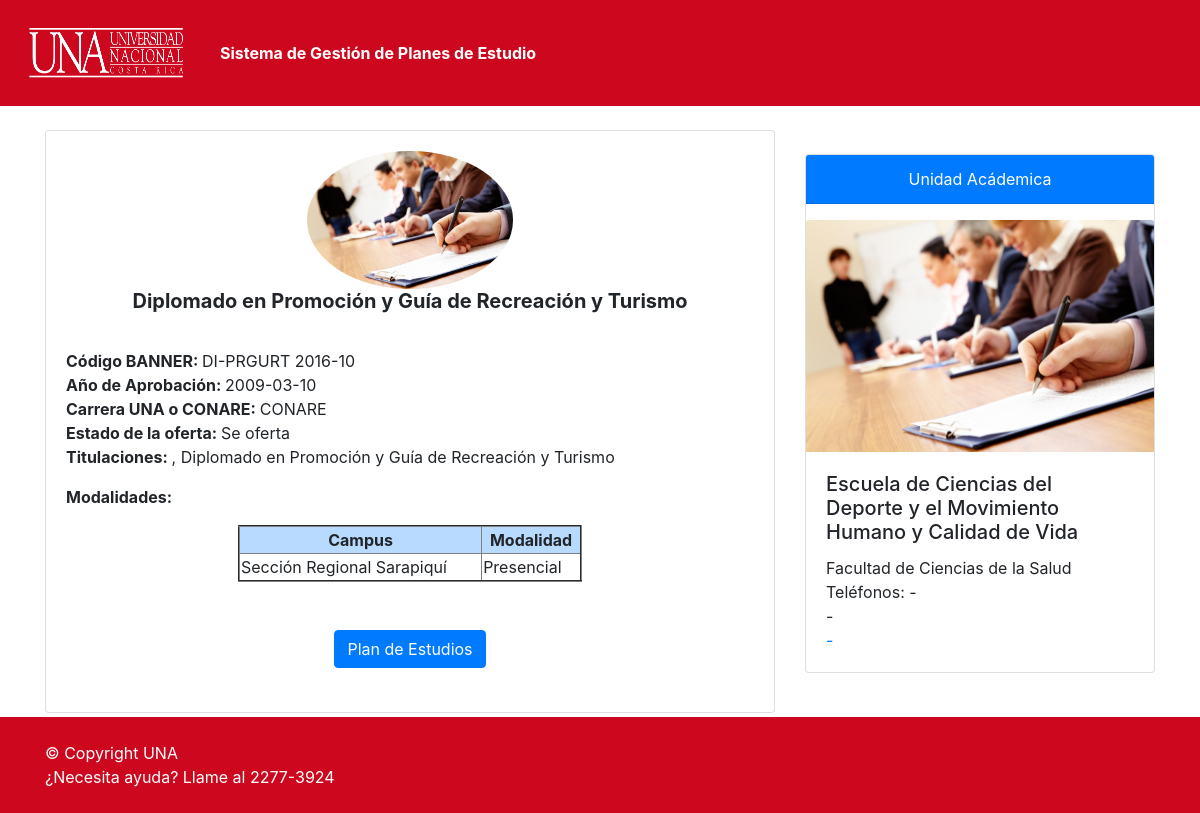
The app's page /plan.php?cod=15010102002019-10-03-18-41-19 with its own data.
### tables this page shows
CREATE TABLE `plan` (
  `RowID_Plan` varchar(255) NOT NULL,
  `PlanCd` int NOT NULL,
  `DefinicionPlanId` varchar(100) NOT NULL,
  `codigoRegistro` varchar(255) NOT NULL,
  `codigoBanner` varchar(50) NOT NULL, 
  `codigoBanner2` varchar(50) NULL,
  `nombrePlan` varchar(200) NOT NULL,
  `gradoAcademico` varchar(20) NOT NULL,
  `unidad_Academica` varchar(100) NOT NULL,
  `otras_universidades` varchar(30) NOT NULL,
  `tipo_carrera` varchar(8) NOT NULL,
  `tipoPlan` varchar(12) NOT NULL,
  `oferta` varchar(14) NOT NULL,
  `ComentarioOferta` text,
  `aprobacion` date NOT NULL,
  `redisenno` date NOT NULL,
  `ComentariosGenerales` text,
  `logo` varchar(255) NOT NULL default 'uploads/planesdeEstudio/curso2.jpg',
  `Usuario` varchar(30) DEFAULT NULL,
  `FechaCreacion` timestamp NULL DEFAULT CURRENT_TIMESTAMP,
  `HistoricoInd` varchar(1) NOT NULL DEFAULT 'N',
  `fecha_historico` date NULL,
  `declaracion_planTerminal` varchar(1) NOT NULL DEFAULT 'N'
);

CREATE TABLE `titulaciones` (
  `id` int NOT NULL auto_increment primary key,
  `nombre` varchar(250) NOT NULL NOT NULL,
  `tipo` varchar(100) DEFAULT NULL,
  `plan_cd` varchar(255) NOT NULL,
  `planId` int NOT NULL,
  `planAct` varchar(1) NOT NULL DEFAULT 'S'
);

CREATE TABLE `plan_campus` (
  `Id` int(11) NOT NULL,
  `plan_cd` varchar(50) NOT NULL,
  `campus_cd` int(20) NOT NULL,
  `EstadoPlan` varchar(10) DEFAULT NULL,
  `planId` int(255) NOT NULL,
  `planAct` varchar(1) NOT NULL DEFAULT 'Y'
);

CREATE TABLE `campus` (
  `Id` int(20) NOT NULL,
  `Campus` varchar(30) NOT NULL,
  `Notas` varchar(100) DEFAULT NULL
);

### includes/session.php (called while the page is built, shortened)
<?php
class Session {
 private $user_is_logged_in = false;
  public function isUserLoggedIn(){
    return $this->user_is_logged_in;
  }
  private function userLoginSetup()
  {
    if(isset($_SESSION['user_id']))
    {
      $this->user_is_logged_in = true;
    } else {
      $this->user_is_logged_in = false;
    }
  }
}
$session = new Session();
?>

### plan.php (the view, shortened to what this page needs)
<!doctype html>
<html lang="en">
    <head>
        <link rel="stylesheet" href="libs/css-files/bootstrap.min.css">
    </head>
        <?php
        require_once('includes/load.php');
        if ($session->isUserLoggedIn(true)) {
            include_once('layouts/theader.php');
            $user = current_user();
            $permisos = find_permissions($user['username']);
        } else{
            include_once('layouts/pheader.php');
        }
        $plan = $_GET['cod'];
        $conn = Conectarse();
        $sql= "SELECT * from plan where RowID_Plan='".$plan."' and HistoricoInd='N'";
        $result = mysqli_query($conn,$sql);
        $row = mysqli_fetch_array($result);
        $cdPlan = $row['PlanCd'];
        $sqlTitulac = "SELECT t.nombre, t.tipo FROM titulaciones t inner join plan p on t.planId=p.PlanCd where p.PlanCd=".$cdPlan;
        $resTitulac = mysqli_query($conn,$sqlTitulac);
        $num_filasTitulaciones =$resTitulac->num_rows;
        $titulaciones = "";
        while($row1 = mysqli_fetch_array($resTitulac)){
            if(strcmp('No tiene',$row1['tipo'])==0){
                $titulaciones=$titulaciones.$row1['nombre']."<br>";
            }else{
                $titulaciones=$titulaciones.$row1['tipo'].", ".$row1['nombre']."<br>";
            }
        }
        $unidadAcademica = $row['unidad_Academica'];
        $sql1= "select f.nombre fcs, u.telefono1, u.telefono2, u.pag_web, u.email, u.imagen, u.subunidad from unidadacademica as u inner join fcs as f on u.fcs_codigo=f.id where u.nombre='".$unidadAcademica."'";
        $result1 = mysqli_query($conn,$sql1);
        $row2 = mysqli_fetch_array($result1);
        $sql3 = "SELECT c.Campus, pc.EstadoPlan from plan_campus pc inner join campus c on pc.campus_cd=c.Id where pc.planAct='Y' AND pc.planId=".$cdPlan;
        $result3 = mysqli_query($conn,$sql3);
        $num_filas =$result3->num_rows;
        $table = "<table width='50%' border='2' align='center' cellspacing='0'>
        <tr class='table-primary text-center'>
        <th>Campus</th><th>Modalidad</th>
        </tr>";
        $tableEnd = "</table><br><br>";
        while($row3 = mysqli_fetch_array($result3)){
            $table =  $table."<tr><td>".$row3["Campus"]."</td><td>".$row3["EstadoPlan"]."</td></tr>";
        }
        $table = $table.$tableEnd;
        ?>
    <body>
        <div class="container"><br>
            <div class="row">
                <div class="col-md-8">
                <div class="card">
                <div class="card-body">
                <img src="<?php echo $row['logo'];?>" class="circle" alt="...">
                <h5 class="card-title text-center"><b><?php echo $row['gradoAcademico']." ".$row['nombrePlan'];?></b></h5><br>
                <p class="card-text">
                <strong>Código BANNER: </strong><?php echo $row["codigoBanner"];?><br>
                <strong>Año de Aprobación: </strong><?php echo $row["aprobacion"];?><br>
                <strong>Carrera UNA o CONARE: </strong><?php echo $row["tipo_carrera"];?><br>
                <strong>Estado de la oferta: </strong><?php echo $row["oferta"];?><br>
                <?php if ($num_filasTitulaciones > 0){ ?>
                    <strong>Titulaciones: </strong><?php echo $titulaciones;?>
                <?php } ?>
                </p>
                <?php if($num_filas > 0){ ?>
                    <p class="card-text"><strong>Modalidades:</strong></p>
                    <?php echo $table;?>
                <?php } ?>
                <center>
                    <?php
                    echo '<a target="_blank" class="btn btn-primary" role="button" href=script/descargarEstructura.php?file='.$row["PlanCd"].'>Plan de Estudios</a>';
                    ?><br><br>
                </center>
                </div>
                </div>
                </div>
                <div class="col-md-4"><br>
                    <div class="card" >
                    <div class="card-header text-white text-center bg-primary mb-3">
                        Unidad Acádemica
                    </div>
                    <img src="<?php echo $row2['imagen'];?>" class="card-img-top" alt="...">
                    <div class="card-body">
                        <h5 class="card-title"><?php echo $unidadAcademica; ?></h5>
                        <p class="card-text">
                        <?php echo $row2['fcs']; ?><br>
                        Teléfonos: <?php echo $row2['telefono1']; ?><?php if($row2['telefono2'] != null) {echo " / ".$row2['telefono2']; }?><br>
                        <?php echo $row2['pag_web'];?><br>
                        <a href="<?php echo "mailto:".$row2['email'];?>"><?php echo $row2['email'];?></a>
                        </p>
                    </div>
                    </div>
                </div>
            </div>
        </div>
        <?php include("layouts/footer.php");?>
    </body>
</html>

### plan.php (style rules this page uses)
.circle { width: 30%; margin-left: auto; margin-right: auto; display: block; border-radius: 50%; }

### records on screen
plan: logo (picture), gradoAcademico "Diplomado en", nombrePlan "Promoción y Guía de Recreación y Turismo", codigoBanner "DI-PRGURT 2016-10", aprobacion "2009-03-10", tipo_carrera "CONARE", oferta "Se oferta", unidad_Academica "Escuela de Ciencias del Deporte y el Movimiento Humano y Calidad de Vida"
titulaciones: nombre "Diplomado en Promoción y Guía de Recreación y Turismo"
plan_campus: campus.Campus "Sección Regional Sarapiquí", EstadoPlan "Presencial"

### other values on screen
$row2['fcs'] "Facultad de Ciencias de la Salud"
$row2['telefono1'] "-"
$row2['pag_web'] "-"
$row2['email'] "-"
